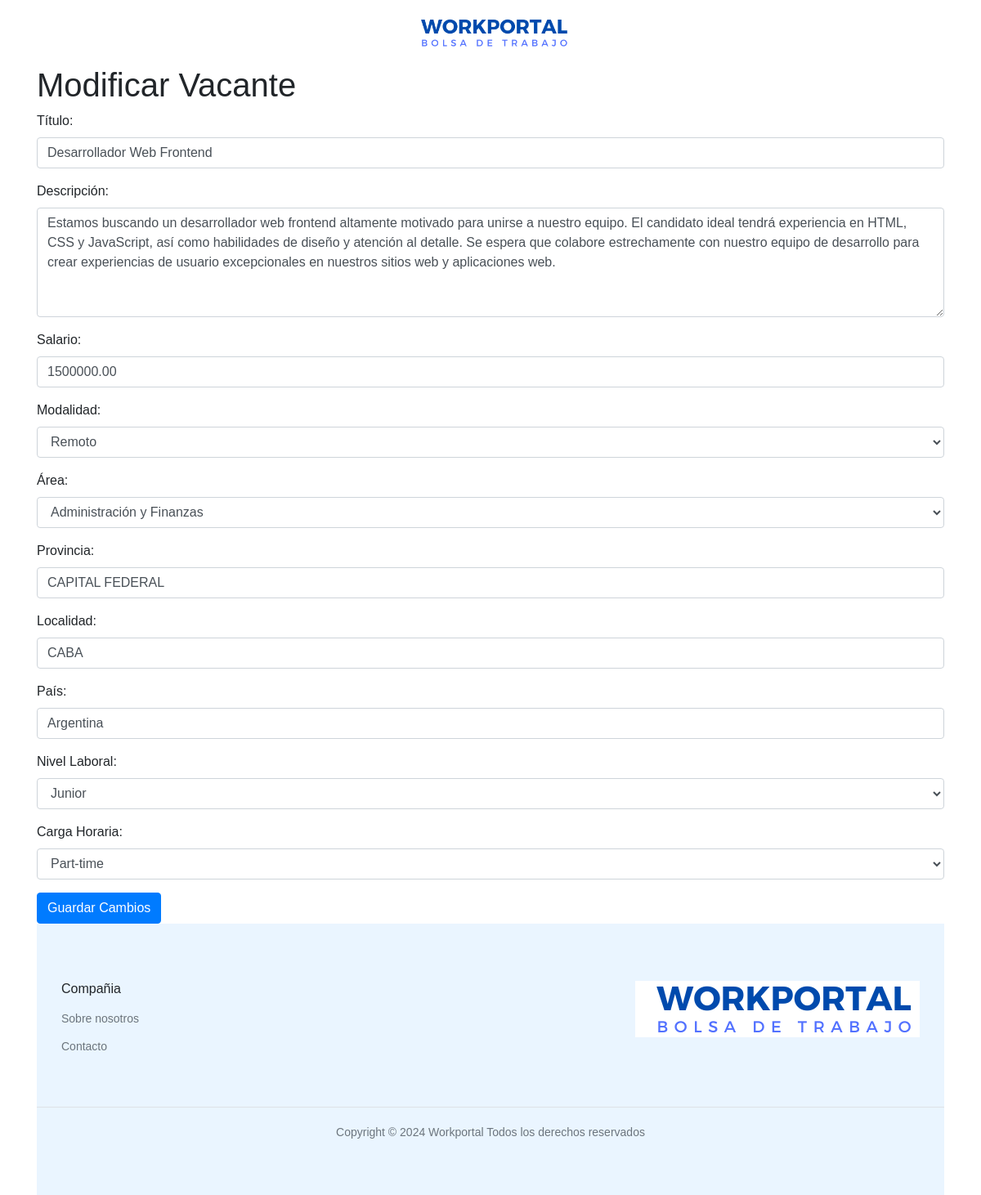
The app's page /modificar_vacante.php?id=5 with its own data.
### tables this page shows
CREATE TABLE `vacantes` (
  `id` int(11) NOT NULL,
  `id_empresa` int(11) NOT NULL,
  `titulo` varchar(255) NOT NULL,
  `descripcion` text NOT NULL,
  `salario` decimal(10,2) NOT NULL,
  `fecha_publicacion` timestamp NOT NULL DEFAULT current_timestamp(),
  `modalidad` varchar(50) DEFAULT NULL,
  `area` varchar(100) DEFAULT NULL,
  `provincia` varchar(50) DEFAULT NULL,
  `localidad` varchar(50) DEFAULT NULL,
  `pais` varchar(50) DEFAULT NULL,
  `nivel_laboral` varchar(50) DEFAULT NULL,
  `carga_horaria` varchar(50) DEFAULT NULL,
  `estado` enum('activa','finalizada') DEFAULT 'activa'
);

### modificar_vacante.php (the view, shortened to what this page needs)
<?php
$id_vacante = $_GET['id'];
require_once "bd.php";
$sql_vacante = "SELECT * FROM vacantes WHERE id = ?";
$stmt_vacante = $conexion->prepare($sql_vacante);
$stmt_vacante->bindParam(1, $id_vacante);
$stmt_vacante->execute();
$vacante = $stmt_vacante->fetch(PDO::FETCH_ASSOC);
?>
<!DOCTYPE html>
<html lang="es">
<head>
    <link rel="stylesheet" href="https://stackpath.bootstrapcdn.com/bootstrap/4.5.2/css/bootstrap.min.css">
</head>
<body>
    <?php include 'templates/header.php'; ?>
    <div class="container">
        <h1>Modificar Vacante</h1>
        <form action="" method="post">
            <div class="form-group">
                <label for="titulo">Título:</label>
                <input type="text" class="form-control" id="titulo" name="titulo" value="<?php echo htmlspecialchars($vacante['titulo']); ?>" required>
            </div>
            <div class="form-group">
                <label for="descripcion">Descripción:</label>
                <textarea class="form-control" id="descripcion" name="descripcion" rows="5" required><?php echo htmlspecialchars($vacante['descripcion']); ?></textarea>
            </div>
            <div class="form-group">
                <label for="salario">Salario:</label>
                <input type="number" class="form-control" id="salario" name="salario" value="<?php echo htmlspecialchars($vacante['salario']); ?>" required>
            </div>
            <div class="form-group">
                <label for="modalidad">Modalidad:</label>
                <select class="form-control" id="modalidad" name="modalidad" required>
                    <option value="Remoto" <?php if ($vacante['modalidad'] === "Remoto") echo "selected"; ?>>Remoto</option>
                </select>
            </div>
            <div class="form-group">
                <label for="area">Área:</label>
                <select class="form-control" id="area" name="area" required>
                    <option value="Administración y Finanzas" <?php if ($vacante['area'] === "Administración y Finanzas") echo "selected"; ?>>Administración y Finanzas</option>
                </select>
            </div>
            <div class="form-group">
                <label for="provincia">Provincia:</label>
                <input type="text" class="form-control" id="provincia" name="provincia" value="<?php echo htmlspecialchars($vacante['provincia']); ?>" required>
            </div>
            <div class="form-group">
                <label for="localidad">Localidad:</label>
                <input type="text" class="form-control" id="localidad" name="localidad" value="<?php echo htmlspecialchars($vacante['localidad']); ?>" required>
            </div>
            <div class="form-group">
                <label for="pais">País:</label>
                <input type="text" class="form-control" id="pais" name="pais" value="<?php echo htmlspecialchars($vacante['pais']); ?>" required>
            </div>
            <div class="form-group">
                <label for="nivel_laboral">Nivel Laboral:</label>
                <select class="form-control" id="nivel_laboral" name="nivel_laboral" required>
                    <option value="Junior" <?php if ($vacante['nivel_laboral'] === "Junior") echo "selected"; ?>>Junior</option>
                </select>
            </div>
            <div class="form-group">
                <label for="carga_horaria">Carga Horaria:</label>
                <select class="form-control" id="carga_horaria" name="carga_horaria" required>
                    <option value="Part-time" <?php if ($vacante['carga_horaria'] === "Part-time") echo "selected"; ?>>Part-time</option>
                </select>
            </div>
            <button type="submit" class="btn btn-primary">Guardar Cambios</button>
        </form>
        <footer><?php include 'templates/footer.php'; ?></footer>
    </div>
</body>
</html>

### styles/header.css (style rules this page uses)
body { font-family: Arial, sans-serif; margin: 0; padding: 0; box-sizing: border-box; }

### styles/footer.css (style rules this page uses)
body { font-family: 'Arial', sans-serif; margin: 0; padding: 0; box-sizing: border-box; }

### records on screen
vacantes: titulo "Desarrollador Web Frontend", descripcion "Estamos buscando un desarrollador web frontend altamente motivado para unirse a nuestro equipo. El candidato ideal tendrá experiencia en HTML, CSS y JavaScript, así como habilidades de diseño y atención al detalle. Se espera que colabore estrechamente con nuestro equipo de desarrollo para crear experiencias de usuario excepcionales en nuestros sitios web y aplicaciones web.", salario "1500000.00", modalidad "Remoto", area "Administración y Finanzas", provincia "CAPITAL FEDERAL", localidad "CABA", pais "Argentina", nivel_laboral "Junior", carga_horaria "Part-time"
